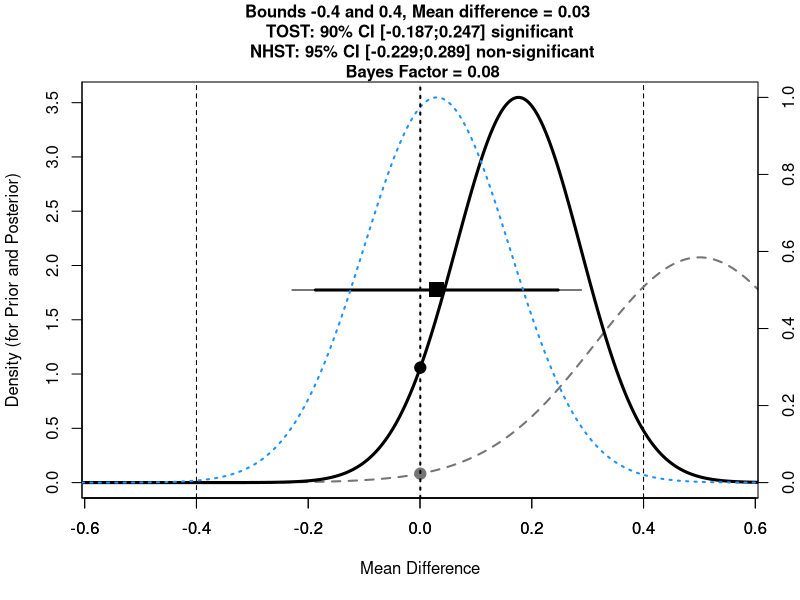
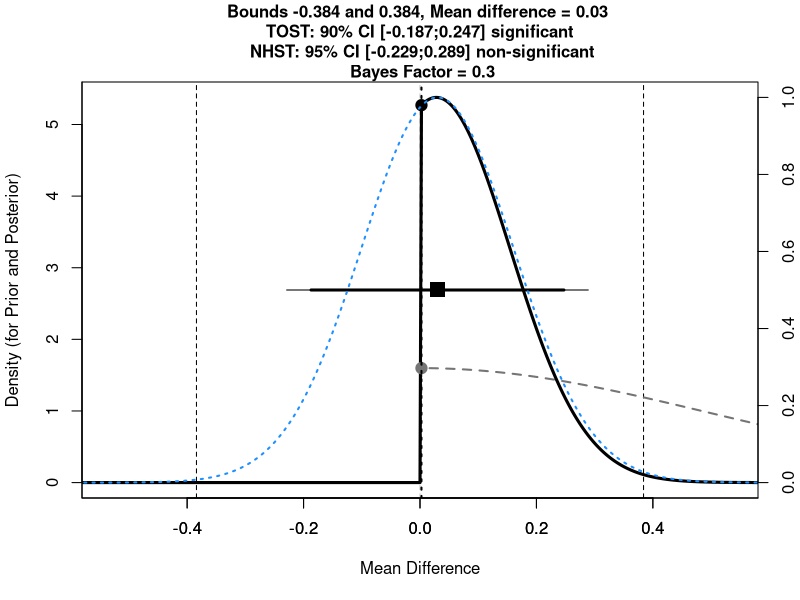
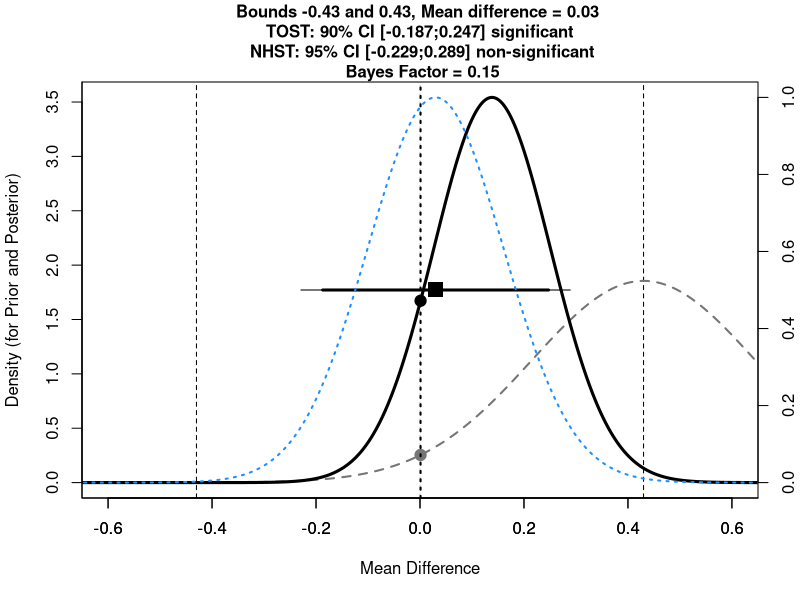
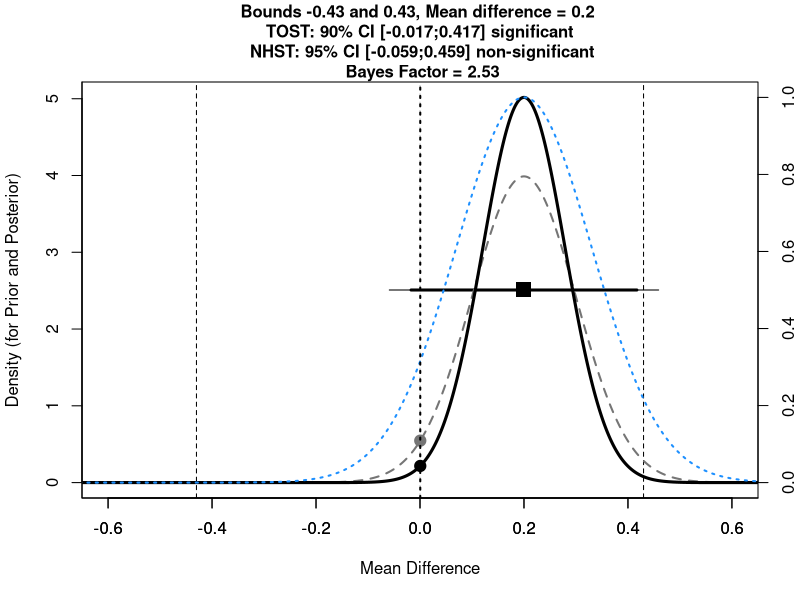
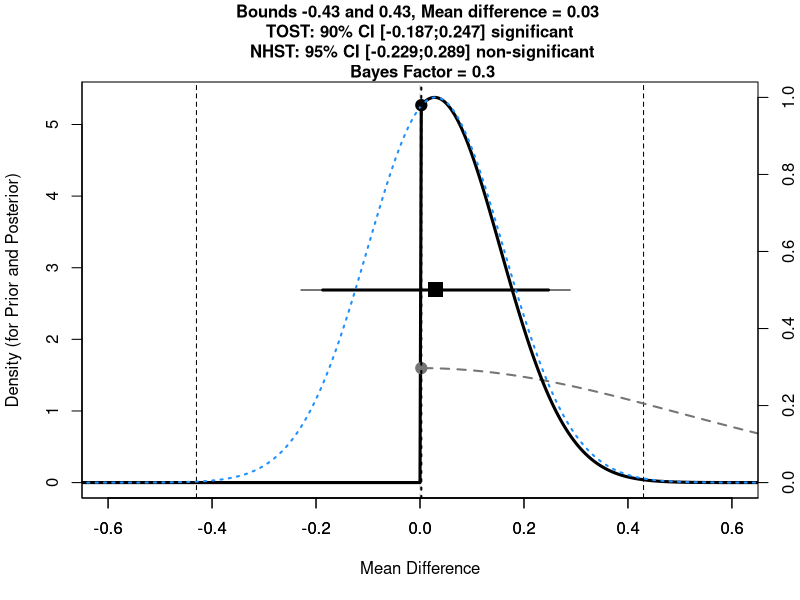
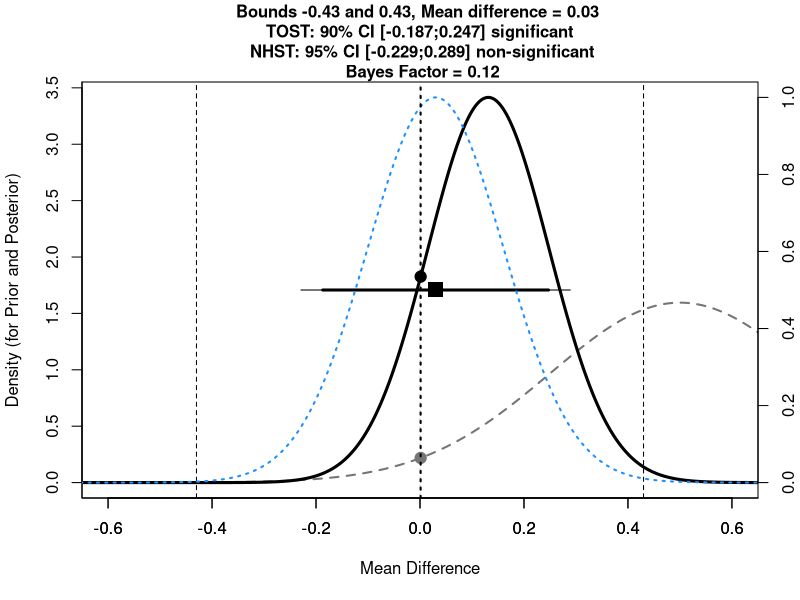

R code for these plots, in order: (Note: this script raises an error after producing the figures.)
TOSTtwo.raw.bf<-function(m1,m2,sd1,sd2,n1,n2,low_eqbound, high_eqbound, alpha, var.equal, prior_dist, effect_prior, se_prior, df_prior, uniform_lower_bound, uniform_upper_bound)
  {
  if(missing(alpha)) {
    alpha<-0.05
  }
  if(missing(var.equal)) {
    var.equal<-FALSE
  }
  if(var.equal==TRUE) {
    sdpooled<-sqrt((((n1 - 1)*(sd1^2)) + (n2 - 1)*(sd2^2))/((n1+n2)-2)) #calculate sd pooled
    t1<-((m1-m2)-low_eqbound)/(sdpooled*sqrt(1/n1 + 1/n2))
    degree_f<-n1+n2-2
    p1<-pt(t1, degree_f, lower.tail=FALSE)
    t2<-((m1-m2)-high_eqbound)/(sdpooled*sqrt(1/n1 + 1/n2))
    p2<-pt(t2, degree_f, lower.tail=TRUE)
    LL90<-(m1-m2)-qt(1-alpha, degree_f)*(sdpooled*sqrt(1/n1 + 1/n2))
    UL90<-(m1-m2)+qt(1-alpha, degree_f)*(sdpooled*sqrt(1/n1 + 1/n2))
    LL95<-(m1-m2)-qt(1-(alpha/2), degree_f)*(sdpooled*sqrt(1/n1 + 1/n2))
    UL95<-(m1-m2)+qt(1-(alpha/2), degree_f)*(sdpooled*sqrt(1/n1 + 1/n2))
    t<-(m1-m2)/(sdpooled*sqrt(1/n1 + 1/n2))
    pttest<-2*pt(-abs(t), df=degree_f)
  } else {
    sdpooled<-sqrt((sd1^2 + sd2^2)/2) #calculate sd root mean squared for Welch's t-test
    t1<-((m1-m2)-low_eqbound)/sqrt(sd1^2/n1 + sd2^2/n2) #welch's t-test lower bound
    degree_f<-(sd1^2/n1+sd2^2/n2)^2/(((sd1^2/n1)^2/(n1-1))+((sd2^2/n2)^2/(n2-1))) #degrees of freedom for Welch's t-test
    p1<-pt(t1, degree_f, lower.tail=FALSE) #p-value for Welch's TOST t-test
    t2<-((m1-m2)-high_eqbound)/sqrt(sd1^2/n1 + sd2^2/n2) #welch's t-test upper bound
    p2<-pt(t2, degree_f, lower.tail=TRUE) #p-value for Welch's TOST t-test
    t<-(m1-m2)/sqrt(sd1^2/n1 + sd2^2/n2) #welch's t-test NHST
    pttest<-2*pt(-abs(t), df=degree_f) #p-value for Welch's t-test
    LL90<-(m1-m2)-qt(1-alpha, degree_f)*sqrt(sd1^2/n1 + sd2^2/n2) #Lower limit for CI Welch's t-test
    UL90<-(m1-m2)+qt(1-alpha, degree_f)*sqrt(sd1^2/n1 + sd2^2/n2) #Upper limit for CI Welch's t-test
    LL95<-(m1-m2)-qt(1-(alpha/2), degree_f)*sqrt(sd1^2/n1 + sd2^2/n2) #Lower limit for CI Welch's t-test
    UL95<-(m1-m2)+qt(1-(alpha/2), degree_f)*sqrt(sd1^2/n1 + sd2^2/n2) #Upper limit for CI Welch's t-test
  }
  ptost<-max(p1,p2) #Get highest p-value for summary TOST result
  ttost<-ifelse(abs(t1) < abs(t2), t1, t2) #Get lowest t-value for summary TOST result
  dif<-(m1-m2)
  testoutcome<-ifelse(pttest<alpha,"significant","non-significant")
  TOSToutcome<-ifelse(ptost<alpha,"significant","non-significant")
  if(var.equal == TRUE) {
    message(cat("Using alpha = ",alpha," Student's t-test was ",testoutcome,", t(",degree_f,") = ",t,", p = ",pttest,sep=""))
    cat("\n")
    message(cat("Using alpha = ",alpha," the equivalence test based on Student's t-test was ",TOSToutcome,", t(",degree_f,") = ",ttost,", p = ",ptost,sep=""))
  } else {
    message(cat("Using alpha = ",alpha," Welch's t-test was ",testoutcome,", t(",degree_f,") = ",t,", p = ",pttest,sep=""))
    cat("\n")
    message(cat("Using alpha = ",alpha," the equivalence test based on Welch's t-test  was ",TOSToutcome,", t(",degree_f,") = ",ttost,", p = ",ptost,sep=""))
  }
  TOSTresults<-data.frame(t1,p1,t2,p2,degree_f)
  colnames(TOSTresults) <- c("t-value 1","p-value 1","t-value 2","p-value 2","df")
  bound_results<-data.frame(low_eqbound,high_eqbound)
  colnames(bound_results) <- c("low bound raw","high bound raw")
  CIresults<-data.frame(LL90,UL90)
  colnames(CIresults) <- c(paste("Lower Limit ",100*(1-alpha*2),"% CI raw",sep=""),paste("Upper Limit ",100*(1-alpha*2),"% CI raw",sep=""))
  cat("TOST results:\n")
  print(TOSTresults)
  cat("\n")
  cat("Equivalence bounds (raw scores):\n")
  print(bound_results)
  cat("\n")
  cat("TOST confidence interval:\n")
  print(CIresults)
  #below added BF calc
  bayes<-TRUE #expect to provide bayes
  if(missing(prior_dist)) {
    bayes<-FALSE #if no prior effect size is provided, BF not calculated
  }
  if(bayes==TRUE){
    if(prior_dist=="normal"){
      if(missing(se_prior)){
        se_prior<-effect_prior/2 #if not specified otherwise, default SE is effect/2
      }
    }
    if(prior_dist=="halfnormal"){
      if(missing(se_prior)){
        se_prior<-effect_prior #if not specified otherwise, default SE is effect
        effect_prior<-0 #halfnormal is centered on 0
      } }
    if(prior_dist=="cauchy"){
      df_prior<-1
      if(missing(se_prior)){
        df_prior<-1
        se_prior<-effect_prior/2} #if not specified otherwise, default SE is effect
    }
    if(prior_dist=="halfcauchy"){
      df_prior<-1
      if(missing(se_prior)){
        df_prior<-1
        se_prior<-effect_prior #if not specified otherwise, default SE is effect
        effect_prior<-0 #halfcauchy is centered on 0
      }
    }
    if(missing(df_prior)){
      df_prior<-1000 #if not specified otherwise, default df = 100000 (practically normal)
    }
    if(prior_dist=="uniform"){
      theta = ((uniform_upper_bound + uniform_lower_bound)/2) - (2 * (uniform_upper_bound - uniform_lower_bound))
      tLL <- ((uniform_upper_bound + uniform_lower_bound)/2) - (2 * (uniform_upper_bound - uniform_lower_bound))
      tUL <- ((uniform_upper_bound + uniform_lower_bound)/2) + (2 * (uniform_upper_bound - uniform_lower_bound))
      incr <- (tUL - tLL) / 4000
      theta=seq(from = theta, by = incr, length = 4001)
      dist_theta = numeric(4001)
      dist_theta[theta >= uniform_lower_bound & theta <= uniform_upper_bound] = 1
    } else {
      theta <- effect_prior - 10 * se_prior
      incr <- se_prior / 200
      theta=seq(from = effect_prior - 10 * se_prior, by = incr, length = 4001)
      dist_theta <- dt(x = (theta-effect_prior)/se_prior, df=df_prior)
      if(prior_dist=="halfnormal"){
        dist_theta[theta <= 0] = 0
      }
      if(prior_dist=="halfcauchy"){
        dist_theta[theta <= 0] = 0
      }
    }
    dist_theta_alt = dist_theta/sum(dist_theta)
    likelihood <- dt((dif-theta)/(dif/t), df = degree_f) #use dif - can be set to d Create likelihood, for each theta, compute how well it predicts the obtained mean, given the obtained SEM and the obtained dfs.
    likelihood_alt = likelihood/sum(likelihood) # alternative computation with normalized vectors
    height <- dist_theta * likelihood # Multiply prior with likelihood, this gives the unstandardized posterior
    area <- sum(height * incr)
    normarea <- sum(dist_theta * incr)
    height_alt = dist_theta_alt * likelihood_alt
    height_alt = height_alt/sum(height_alt)
    LikelihoodTheory <- area/normarea
    LikelihoodNull <- dt(dif/(dif/t), df = degree_f)
    BayesFactor <- round(LikelihoodTheory / LikelihoodNull, 2)
    bayes_results <- data.frame(BayesFactor, LikelihoodTheory, LikelihoodNull)
    colnames(bayes_results) <- c("Bayes Factor","Likelihood (alternative)","Likelihood (null)")
    cat("Bayes Results:\n")
    print(bayes_results)
    cat("\n")
    invisible(list(TOST_t1=t1,TOST_p1=p1,TOST_t2=t2,TOST_p2=p2, TOST_df=degree_f,alpha=alpha,low_eqbound=low_eqbound,high_eqbound=high_eqbound,low_eqbound=low_eqbound,high_eqbound=high_eqbound, LL_CI_TOST=LL90,UL_CI_TOST=UL90,bf=BayesFactor, ll_theory=LikelihoodTheory, ll_null=LikelihoodNull))
    #plot (adapted from Wienes by DL)
    myminY = 1
    # rescale prior and posterior to sum = 1 (density)
    dist_theta_alt = dist_theta_alt / (sum(dist_theta_alt)*incr)
    height_alt = height_alt/(sum(height_alt)*incr)
    # rescale likelood to maximum = 1
    likelihood_alt = likelihood_alt / max(likelihood_alt)
    data = cbind(dist_theta_alt, height_alt)
    maxy = max(data)
    max_per_x = apply(data,1,max)
    max_x_keep = max_per_x/maxy*100 > myminY  # threshold (1%) here
    x_keep = which(max_x_keep==1)
    #png(file=paste("Fig1.png",sep=""),width=2300,height=2000, units = "px", res = 300)
    plot(NA, ylim=c(0,maxy), xlim=c(min(LL90,low_eqbound)-max(UL90-LL90, high_eqbound-low_eqbound)/5, max(UL90,high_eqbound)+max(UL90-LL90, high_eqbound-low_eqbound)/5), bty="l", yaxt="n", ylab="",xlab="Mean Difference")
    points(x=dif, y=maxy/2, pch=15, cex=2)
    abline(v=high_eqbound, lty=2)
    abline(v=low_eqbound, lty=2)
    abline(v=0, lty=2, col="grey")
    segments(LL90,maxy/2,UL90,maxy/2, lwd=3)
    segments(LL95,maxy/2,UL95,maxy/2, lwd=1)
    if(bayes==FALSE) {
      title(main=paste("Equivalence bounds ",round(low_eqbound,digits=3)," and ",round(high_eqbound,digits=3),"\nMean difference = ",round(dif,digits=3)," \n TOST: ", 100*(1-alpha*2),"% CI [",round(LL90,digits=3),";",round(UL90,digits=3),"] ", TOSToutcome," \n NHST: ", 100*(1-alpha),"% CI [",round(LL95,digits=3),";",round(UL95,digits=3),"] ", testoutcome, sep=""), cex.main=1)
    }
    if(bayes==TRUE){
      par(new=TRUE)
      plot(theta, dist_theta_alt, type = "l",
           ylim = c(0, maxy),
           xlim=c(min(LL90,low_eqbound)-max(UL90-LL90, high_eqbound-low_eqbound)/5, max(UL90,high_eqbound)+max(UL90-LL90, high_eqbound-low_eqbound)/5),
           ylab = "Density (for Prior and Posterior)", xlab = "", col = "grey46", lwd = 2, lty = 2)
      lines(theta, height_alt, type = "l", col = "black", lwd = 3, lty = 1)
      theta0 = which(theta == min(theta[theta>0]))
      points(theta[theta0],dist_theta_alt[theta0], pch = 19, col = "grey46", cex = 1.5)
      points(theta[theta0],height_alt[theta0], pch = 19, col = "black", cex = 1.5)
      par(new = T)
      plot(theta, likelihood_alt, type = "l",
           ylim = c(0, 1),
           xlim=c(min(LL90,low_eqbound)-max(UL90-LL90, high_eqbound-low_eqbound)/5, max(UL90,high_eqbound)+max(UL90-LL90, high_eqbound-low_eqbound)/5),     col = "dodgerblue", lwd = 2, lty = 3, axes = F, xlab = NA, ylab = NA)
      axis(side = 4)
      mtext(side = 4, line = 3, 'Likelihood')
      abline(v = theta[theta0], lwd = 2, lty = 3)
      if(bayes==TRUE){
        title(main=paste("Bounds ",round(low_eqbound,digits=3)," and ",round(high_eqbound,digits=3),", Mean difference = ",round(dif,digits=3)," \n TOST: ", 100*(1-alpha*2),"% CI [",round(LL90,digits=3),";",round(UL90,digits=3),"] ", TOSToutcome," \n NHST: ", 100*(1-alpha),"% CI [",round(LL95,digits=3),";",round(UL95,digits=3),"] ", testoutcome,"\n Bayes Factor = ", BayesFactor, sep=""), cex.main=1)
      }
      #dev.off()
    }
  }
}

TOSTtwo.raw.bf(m1=5.25,m2=5.22,sd1=0.95,sd2=0.83,n1=95,n2=89,low_eqbound=-0.4,high_eqbound=0.4, var.equal=FALSE, prior_dist = "normal", effect_prior = 0.5, se_prior=0.191, df_prior=(20+20)-2) # B = 0.08




##### Correct Understanding of TOST?
TOSTtwo.raw.bf(m1=5.25,m2=5.22,sd1=0.95,sd2=0.83,n1=95,n2=89,low_eqbound=-0.384,high_eqbound=0.384, var.equal=FALSE, prior_dist = "halfnormal", effect_prior = 0.5) # B = 0.31
# Nonsignificantly different from zero t=0.23, p=0.82, and is equivalent t=3.50, p=.0002.

TOSTtwo.raw.bf(m1=5.25,m2=5.22,sd1=0.95,sd2=0.83,n1=95,n2=89,low_eqbound=-0.43,high_eqbound=0.43, var.equal=FALSE, prior_dist = "normal", effect_prior = 0.43) # B = 0.31
# Significantly different from zero t=3.81, p<.001, and is not equivalent t=0.53, p=.70

TOSTtwo.raw.bf(m1=5.25,m2=5.05,sd1=0.95,sd2=0.83,n1=95,n2=89,low_eqbound=-0.43,high_eqbound=0.43, var.equal=FALSE, prior_dist = "normal", effect_prior = 0.2) # B = 0.31
# Not significantly different from zero t=1.52, p<.001, and was equivalent t=-1.75, p=.04






# Calculate SE for original study and 
(sqrt((((20 - 1)*(0.59^2)) + (20 - 1)*(0.62^2))/((20+20)-2))) * sqrt(1/20 + 1/20) # 0.1913766, SE for original study
(sqrt((((95 - 1)*(0.95^2)) + (89 - 1)*(0.83^2))/((95+89)-2))) * sqrt(1/95 + 1/89) # 0.131882, SE for replication study


## Normals
# TOST raw calculator original
TOSTtwo.raw.bf(m1=5.25,m2=5.22,sd1=0.95,sd2=0.83,n1=95,n2=89,low_eqbound=-0.43,high_eqbound=0.43, var.equal=FALSE, prior_dist = "halfnormal", effect_prior = 0.5) # B = 0.31
TOSTtwo.raw.bf(m1=5.25,m2=5.22,sd1=0.95,sd2=0.83,n1=95,n2=89,low_eqbound=-0.43,high_eqbound=0.43, var.equal=FALSE, prior_dist = "normal", effect_prior = 0.5) # B = 0.12
# Baguely & Kaye's calculator:
Bf(0.132, 0.03, 0, meanoftheory=0, sdtheory=0.5, tail=1) # 0.30   
Bf(0.132, 0.03, 0, meanoftheory=0.5, sdtheory=0.25, tail=2) # 0.12
# Wiens calculator:
BF_t(0, 0.5, 100000, 0.03, 0.132, (89+95)-2, tail=1) # 0.31
BF_t(0.5, 0.25, 100000, 0.03, 0.132, (89+95)-2, tail=2) # 0.12


## t-distributions
# TOST raw calculator original
TOSTtwo.raw.bf(m1=5.25,m2=5.22,sd1=0.95,sd2=0.83,n1=95,n2=89,low_eqbound=-0.43,high_eqbound=0.433, var.equal=FALSE, prior_dist = "halfnormal", effect_prior = 0, se_prior=0.5, df_prior=(20+20)-2) # B = 0.30
TOSTtwo.raw.bf(m1=5.25,m2=5.22,sd1=0.95,sd2=0.83,n1=95,n2=89,low_eqbound=-0.4,high_eqbound=0.4, var.equal=FALSE, prior_dist = "normal", effect_prior = 0.5, se_prior=0.191, df_prior=(20+20)-2) # B = 0.08
# Dienes & McLatchie calculator:
Bft(0.132, 0.03, (95+89)-2, meanoftheory=0, sdtheory=0.50, dftheory=(20+20)-2, tail = 1) # 0.3063493
Bft(0.132, 0.03, (95+89)-2, meanoftheory=0.50, sdtheory=0.191, dftheory=(20+20)-2, tail = 2) # 0.07860583
# Wiens calculator:
BF_t(0, 0.5, (20+20)-2, 0.03, 0.132, (89+95)-2, tail=1) # 0.30
BF_t(0.5, 0.191, 100000, 0.03, 0.132, (89+95)-2, tail=2) # 0.08


## Cauchy
# TOST raw calculator original
TOSTtwo.raw.bf(m1=5.25,m2=5.22,sd1=0.95,sd2=0.83,n1=95,n2=89,low_eqbound=-0.43,high_eqbound=0.43, var.equal=FALSE, prior_dist = "halfnormal", effect_prior = 0, se_prior=0.5, df_prior=1) # B = 0.25
TOSTtwo.raw.bf(m1=5.25,m2=5.22,sd1=0.95,sd2=0.83,n1=95,n2=89,low_eqbound=-0.43,high_eqbound=0.43, var.equal=FALSE, prior_dist = "normal", effect_prior = 0.5, se_prior=0.25, df_prior=1) # B = 0.12, using se_prior = 0.5/2
TOSTtwo.raw.bf(m1=5.25,m2=5.22,sd1=0.95,sd2=0.83,n1=95,n2=89,low_eqbound=-0.43,high_eqbound=0.43, var.equal=FALSE, prior_dist = "normal", effect_prior = 0.5, se_prior=0.191, df_prior=1) # B = 0.10, using actual se_prior
# TOST raw calculator neil
TOSTtwo.raw.bf(m1=5.25,m2=5.22,sd1=0.95,sd2=0.83,n1=95,n2=89,low_eqbound=-0.43,high_eqbound=0.43, var.equal=FALSE, prior_dist = "halfcauchy", effect_prior = 0.5) # B = 0.25
TOSTtwo.raw.bf(m1=5.25,m2=5.22,sd1=0.95,sd2=0.83,n1=95,n2=89,low_eqbound=-0.43,high_eqbound=0.43, var.equal=FALSE, prior_dist = "cauchy", effect_prior = 0.5) # B = 0.12, using se_prior = 0.5/2 (default)
TOSTtwo.raw.bf(m1=5.25,m2=5.22,sd1=0.95,sd2=0.83,n1=95,n2=89,low_eqbound=-0.43,high_eqbound=0.43, var.equal=FALSE, prior_dist = "cauchy", effect_prior = 0.5, se_prior=0.191) # B = 0.10, using actual se_prior
# Dienes & McLatchie calculator:
Bft(0.132, 0.03, (95+89)-2, meanoftheory=0, sdtheory=0.50, dftheory=1, tail = 1) # 0.2549421
Bft(0.132, 0.03, (95+89)-2, meanoftheory=0.50, sdtheory=0.25, dftheory=1, tail = 2) # 0.1029683
# Wiens calculator:
BF_t(0, 0.5, 1, 0.03, 0.132, (95+89)-2, tail=1) # 0.25
BF_t(0.5, 0.191, 1, 0.03, 0.132, (95+89)-2, tail=2) # 0.10



## Checking directionality - Moon and Roeder data
# means one way
TOSTtwo.raw.bf(m1  = 0.50,
               m2  = 0.46,
               sd1 = 0.18,
               sd2 = 0.17,
               n1  = 48,
               n2  = 53,
               low_eqbound  = -0.0625,
               high_eqbound =  0.0625,
               alpha = .05,
               prior_dist="normal",
               effect_prior=0,
               se_prior=0.05
)

TOSTtwo.raw.bf(m1  = 0.50,
               m2  = 0.46,
               sd1 = 0.18,
               sd2 = 0.17,
               n1  = 48,
               n2  = 53,
               low_eqbound  = -0.0625,
               high_eqbound =  0.0625,
               alpha = .05
)

# B = 1.47




# means switched around
TOSTtwo.raw.bf(m1  = 0.46,
               m2  = 0.50,
               sd1 = 0.17,
               sd2 = 0.18,
               n1  = 53,
               n2  = 48,
               low_eqbound  = -0.0625,
               high_eqbound =  0.0625,
               alpha = .05,
               prior_dist="halfnormal",
               effect_prior=0,
               se_prior=0.05
)
# B = 0.31


TOSTtwo.raw.bf(m1  = 4.785714,  # Mean of group 1
               m2  = 4.656863,  # Mean of group 2
               sd1 = 1.089725,  # Standard deviation of group 1
               sd2 = 1.189497,  # Standard deviation of group 2
               n1  = 49,  # Number of subjects in group 1
               n2  = 51,  # Number of subjects in group 2
               low_eqbound = -0.6,  # Value for the lower equivalence bound
               high_eqbound =  0.6,  # Value for the higher equivalence bound
               alpha = .05,
               prior_dist="normal",
               effect_prior=0.5
)  # Alpha level for TOST and NHST


TOSTtwo.raw.bf(m1  = 4.785714,  # Mean of group 1
               m2  = 4.656863,  # Mean of group 2
               sd1 = 1.089725,  # Standard deviation of group 1
               sd2 = 1.189497,  # Standard deviation of group 2
               n1  = 49,  # Number of subjects in group 1
               n2  = 51,  # Number of subjects in group 2
               low_eqbound = -0.5,  # Value for the lower equivalence bound
               high_eqbound =  0.5,  # Value for the higher equivalence bound
               alpha = .05,
               prior_dist="uniform",
               uniform_lower_bound = -2,
               uniform_upper_bound = 2
)